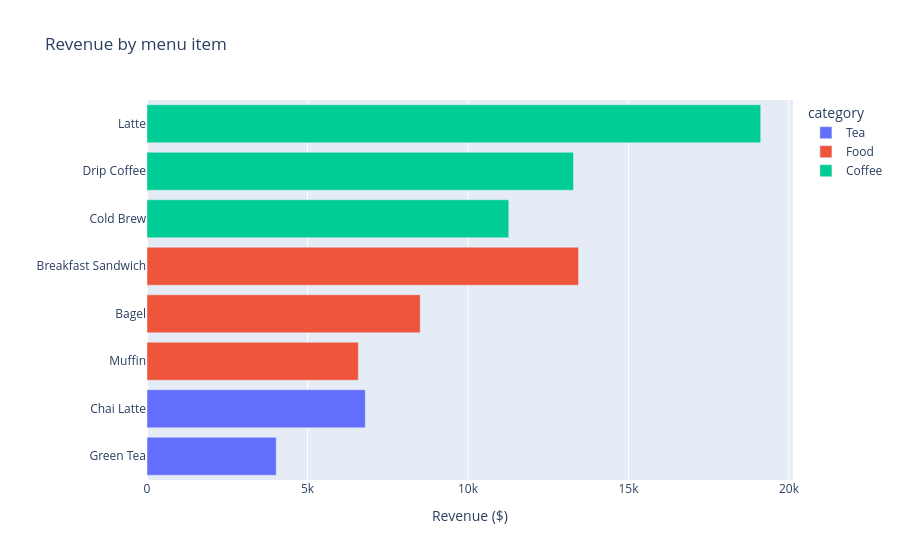

The cell this chart's notebook holds for it:
### Markdown cell above
## 6. Interactive: top items

### Code cell
items = df.groupby(['item', 'category'], as_index=False).agg(revenue=('revenue', 'sum'), units=('quantity', 'sum'))
items = items.sort_values('revenue')
fig = px.bar(items, x='revenue', y='item', color='category', orientation='h',
             hover_data={'units': ':,'},
             title='Revenue by menu item',
             labels={'revenue': 'Revenue ($)', 'item': ''})
fig.show()

### Figure 1 — Plotly figure (JSON) as saved in the notebook; plotly's stock layout.template omitted (floating-point values rounded to 4 significant figures)
{"data": [{"customdata": [[1342], [1600]], "hovertemplate": "category=Tea<br>Revenue ($)=%{x}<br>=%{y}<br>units=%{customdata[0]:,}<extra></extra>", "legendgroup": "Tea", "marker": {"color": "#636efa", "pattern": {"shape": ""}}, "name": "Tea", "orientation": "h", "showlegend": true, "textposition": "auto", "type": "bar", "x": [4026.0, 6800.0], "xaxis": "x", "y": ["Green Tea", "Chai Latte"], "yaxis": "y"}, {"customdata": [[2195], [2619], [2338]], "hovertemplate": "category=Food<br>Revenue ($)=%{x}<br>=%{y}<br>units=%{customdata[0]:,}<extra></extra>", "legendgroup": "Food", "marker": {"color": "#EF553B", "pattern": {"shape": ""}}, "name": "Food", "orientation": "h", "showlegend": true, "textposition": "auto", "type": "bar", "x": [6585.0, 8512.0, 13440.0], "xaxis": "x", "y": ["Muffin", "Bagel", "Breakfast Sandwich"], "yaxis": "y"}, {"customdata": [[2652], [4832], [4249]], "hovertemplate": "category=Coffee<br>Revenue ($)=%{x}<br>=%{y}<br>units=%{customdata[0]:,}<extra></extra>", "legendgroup": "Coffee", "marker": {"color": "#00cc96", "pattern": {"shape": ""}}, "name": "Coffee", "orientation": "h", "showlegend": true, "textposition": "auto", "type": "bar", "x": [11270.0, 13290.0, 19120.0], "xaxis": "x", "y": ["Cold Brew", "Drip Coffee", "Latte"], "yaxis": "y"}], "layout": {"barmode": "relative", "legend": {"title": {"text": "category"}, "tracegroupgap": 0}, "title": {"text": "Revenue by menu item"}, "xaxis": {"anchor": "y", "domain": [0.0, 1.0], "title": {"text": "Revenue ($)"}}, "yaxis": {"anchor": "x", "domain": [0.0, 1.0], "title": {"text": ""}}}}
